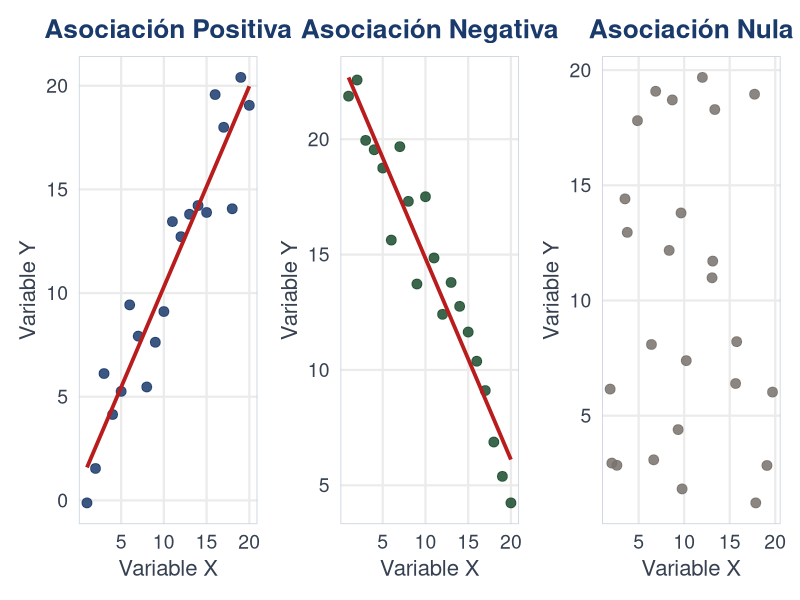

Here is the R script that generated this plot:
## ---- chunk 1
library(ggplot2); library(patchwork)
set.seed(123)

tema_disp <- theme_minimal(base_size = 17) +
  theme(
    plot.title    = element_text(face = "bold", hjust = 0.5, size = 19, color = "#1a3a6b"),
    axis.title    = element_text(size = 16, color = "#374151"),
    axis.text     = element_text(size = 14, color = "#374151"),
    panel.grid.minor = element_blank(),
    panel.border  = element_rect(color = "#cbd5e1", fill = NA, linewidth = 0.6)
  )

x20 <- 1:20
df_pos <- data.frame(x = x20, y = x20 + rnorm(20, 0, 2))
df_neg <- data.frame(x = x20, y = 25 - x20 + rnorm(20, 0, 2))
df_nul <- data.frame(x = runif(25, 0, 20), y = runif(25, 0, 20))

p1 <- ggplot(df_pos, aes(x, y)) +
  geom_point(color = "#1a3a6b", size = 3, alpha = 0.85) +
  geom_smooth(method = "lm", se = FALSE, color = "#b91c1c", linewidth = 1.3) +
  labs(title = "Asociación Positiva", x = "Variable X", y = "Variable Y") +
  tema_disp

p2 <- ggplot(df_neg, aes(x, y)) +
  geom_point(color = "#1b4d2e", size = 3, alpha = 0.85) +
  geom_smooth(method = "lm", se = FALSE, color = "#b91c1c", linewidth = 1.3) +
  labs(title = "Asociación Negativa", x = "Variable X", y = "Variable Y") +
  tema_disp

p3 <- ggplot(df_nul, aes(x, y)) +
  geom_point(color = "#78716c", size = 3, alpha = 0.85) +
  labs(title = "Asociación Nula", x = "Variable X", y = "Variable Y") +
  tema_disp

p1 + p2 + p3
